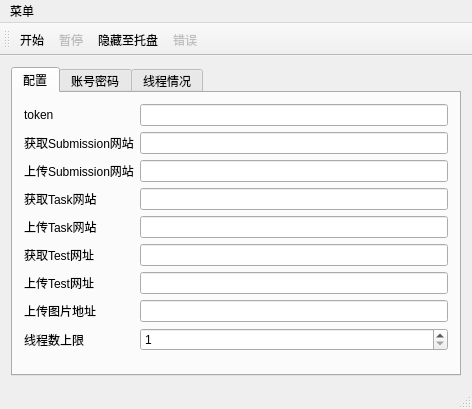
<?xml version="1.0" encoding="UTF-8"?>
<ui version="4.0">
 <class>MainWindow</class>
 <widget class="QMainWindow" name="MainWindow">
  <property name="geometry">
   <rect>
    <x>0</x>
    <y>0</y>
    <width>472</width>
    <height>409</height>
   </rect>
  </property>
  <property name="windowTitle">
   <string>虚拟在线评测系统 后台 V1.2</string>
  </property>
  <property name="windowIcon">
   <iconset resource="Resource.qrc">
    <normaloff>:/img/logo.png</normaloff>:/img/logo.png</iconset>
  </property>
  <widget class="QWidget" name="centralWidget">
   <layout class="QVBoxLayout" name="verticalLayout">
    <item>
     <widget class="QTabWidget" name="tabWidget">
      <property name="currentIndex">
       <number>0</number>
      </property>
      <widget class="QWidget" name="settingsTab">
       <attribute name="title">
        <string>配置</string>
       </attribute>
       <layout class="QVBoxLayout" name="verticalLayout_2">
        <item>
         <layout class="QFormLayout" name="formLayout">
          <item row="0" column="0">
           <widget class="QLabel" name="tokenLabel">
            <property name="text">
             <string>token</string>
            </property>
           </widget>
          </item>
          <item row="0" column="1">
           <widget class="QLineEdit" name="tokenLineEdit">
            <property name="echoMode">
             <enum>QLineEdit::Password</enum>
            </property>
           </widget>
          </item>
          <item row="1" column="0">
           <widget class="QLabel" name="submissionLabel">
            <property name="text">
             <string>获取Submission网站</string>
            </property>
           </widget>
          </item>
          <item row="1" column="1">
           <widget class="QLineEdit" name="getSubmissionLineEdit"/>
          </item>
          <item row="2" column="0">
           <widget class="QLabel" name="submissionLabel_2">
            <property name="text">
             <string>上传Submission网站</string>
            </property>
           </widget>
          </item>
          <item row="2" column="1">
           <widget class="QLineEdit" name="uploadSubmissionLineEdit"/>
          </item>
          <item row="3" column="0">
           <widget class="QLabel" name="taskLabel">
            <property name="text">
             <string>获取Task网站</string>
            </property>
           </widget>
          </item>
          <item row="3" column="1">
           <widget class="QLineEdit" name="getTaskLineEdit"/>
          </item>
          <item row="4" column="0">
           <widget class="QLabel" name="taskLabel_2">
            <property name="text">
             <string>上传Task网站</string>
            </property>
           </widget>
          </item>
          <item row="4" column="1">
           <widget class="QLineEdit" name="uploadTaskLineEdit"/>
          </item>
          <item row="8" column="0">
           <widget class="QLabel" name="Label">
            <property name="text">
             <string>线程数上限</string>
            </property>
           </widget>
          </item>
          <item row="8" column="1">
           <widget class="QSpinBox" name="threadSpinBox">
            <property name="minimum">
             <number>1</number>
            </property>
            <property name="maximum">
             <number>10</number>
            </property>
           </widget>
          </item>
          <item row="7" column="0">
           <widget class="QLabel" name="Label_2">
            <property name="text">
             <string>上传图片地址</string>
            </property>
           </widget>
          </item>
          <item row="7" column="1">
           <widget class="QLineEdit" name="uploadLineEdit"/>
          </item>
          <item row="5" column="0">
           <widget class="QLabel" name="testLabel">
            <property name="text">
             <string>获取Test网址</string>
            </property>
           </widget>
          </item>
          <item row="5" column="1">
           <widget class="QLineEdit" name="getTestLineEdit"/>
          </item>
          <item row="6" column="0">
           <widget class="QLabel" name="testLabel_2">
            <property name="text">
             <string>上传Test网址</string>
            </property>
           </widget>
          </item>
          <item row="6" column="1">
           <widget class="QLineEdit" name="uploadTestLineEdit"/>
          </item>
         </layout>
        </item>
        <item>
         <spacer name="verticalSpacer">
          <property name="orientation">
           <enum>Qt::Vertical</enum>
          </property>
          <property name="sizeHint" stdset="0">
           <size>
            <width>20</width>
            <height>40</height>
           </size>
          </property>
         </spacer>
        </item>
       </layout>
      </widget>
      <widget class="QWidget" name="accountTab">
       <attribute name="title">
        <string>账号密码</string>
       </attribute>
       <layout class="QVBoxLayout" name="verticalLayout_3">
        <item>
         <layout class="QHBoxLayout" name="horizontalLayout">
          <item>
           <layout class="QHBoxLayout" name="OJLayout"/>
          </item>
          <item>
           <spacer name="horizontalSpacer">
            <property name="orientation">
             <enum>Qt::Horizontal</enum>
            </property>
            <property name="sizeHint" stdset="0">
             <size>
              <width>40</width>
              <height>20</height>
             </size>
            </property>
           </spacer>
          </item>
          <item>
           <widget class="QToolButton" name="addToolButton">
            <property name="text">
             <string>...</string>
            </property>
            <property name="icon">
             <iconset resource="Resource.qrc">
              <normaloff>:/img/plus.png</normaloff>:/img/plus.png</iconset>
            </property>
            <property name="iconSize">
             <size>
              <width>20</width>
              <height>20</height>
             </size>
            </property>
            <property name="popupMode">
             <enum>QToolButton::DelayedPopup</enum>
            </property>
           </widget>
          </item>
         </layout>
        </item>
        <item>
         <layout class="QHBoxLayout" name="horizontalLayout_2">
          <item>
           <spacer name="horizontalSpacer_2">
            <property name="orientation">
             <enum>Qt::Horizontal</enum>
            </property>
            <property name="sizeHint" stdset="0">
             <size>
              <width>40</width>
              <height>20</height>
             </size>
            </property>
           </spacer>
          </item>
          <item>
           <widget class="QLabel" name="ojLabel">
            <property name="font">
             <font>
              <pointsize>20</pointsize>
             </font>
            </property>
            <property name="text">
             <string>无</string>
            </property>
           </widget>
          </item>
          <item>
           <widget class="QToolButton" name="addAccountToolButton">
            <property name="enabled">
             <bool>false</bool>
            </property>
            <property name="text">
             <string>...</string>
            </property>
            <property name="icon">
             <iconset resource="Resource.qrc">
              <normaloff>:/img/plus.png</normaloff>:/img/plus.png</iconset>
            </property>
            <property name="iconSize">
             <size>
              <width>20</width>
              <height>20</height>
             </size>
            </property>
           </widget>
          </item>
          <item>
           <spacer name="horizontalSpacer_3">
            <property name="orientation">
             <enum>Qt::Horizontal</enum>
            </property>
            <property name="sizeHint" stdset="0">
             <size>
              <width>40</width>
              <height>20</height>
             </size>
            </property>
           </spacer>
          </item>
         </layout>
        </item>
        <item>
         <layout class="QVBoxLayout" name="accountLayout"/>
        </item>
        <item>
         <spacer name="verticalSpacer_2">
          <property name="orientation">
           <enum>Qt::Vertical</enum>
          </property>
          <property name="sizeHint" stdset="0">
           <size>
            <width>20</width>
            <height>139</height>
           </size>
          </property>
         </spacer>
        </item>
       </layout>
      </widget>
      <widget class="QWidget" name="threadTab">
       <attribute name="title">
        <string>线程情况</string>
       </attribute>
       <layout class="QVBoxLayout" name="verticalLayout_5">
        <item>
         <layout class="QVBoxLayout" name="threadLayout"/>
        </item>
        <item>
         <spacer name="verticalSpacer_3">
          <property name="orientation">
           <enum>Qt::Vertical</enum>
          </property>
          <property name="sizeHint" stdset="0">
           <size>
            <width>20</width>
            <height>40</height>
           </size>
          </property>
         </spacer>
        </item>
       </layout>
      </widget>
     </widget>
    </item>
   </layout>
  </widget>
  <widget class="QMenuBar" name="menuBar">
   <property name="geometry">
    <rect>
     <x>0</x>
     <y>0</y>
     <width>472</width>
     <height>23</height>
    </rect>
   </property>
   <widget class="QMenu" name="menu">
    <property name="title">
     <string>菜单</string>
    </property>
    <addaction name="startAction"/>
    <addaction name="stopAction"/>
    <addaction name="trayAction"/>
    <addaction name="errorAction"/>
    <addaction name="exitAction"/>
   </widget>
   <addaction name="menu"/>
  </widget>
  <widget class="QToolBar" name="mainToolBar">
   <attribute name="toolBarArea">
    <enum>TopToolBarArea</enum>
   </attribute>
   <attribute name="toolBarBreak">
    <bool>false</bool>
   </attribute>
   <addaction name="startAction"/>
   <addaction name="stopAction"/>
   <addaction name="trayAction"/>
   <addaction name="errorAction"/>
  </widget>
  <widget class="QStatusBar" name="statusBar"/>
  <action name="startAction">
   <property name="icon">
    <iconset resource="Resource.qrc">
     <normaloff>:/img/start.png</normaloff>:/img/start.png</iconset>
   </property>
   <property name="text">
    <string>开始</string>
   </property>
   <property name="toolTip">
    <string>开始</string>
   </property>
  </action>
  <action name="stopAction">
   <property name="enabled">
    <bool>false</bool>
   </property>
   <property name="icon">
    <iconset resource="Resource.qrc">
     <normaloff>:/img/stop.png</normaloff>:/img/stop.png</iconset>
   </property>
   <property name="text">
    <string>暂停</string>
   </property>
   <property name="toolTip">
    <string>暂停</string>
   </property>
  </action>
  <action name="trayAction">
   <property name="icon">
    <iconset resource="Resource.qrc">
     <normaloff>:/img/logo.png</normaloff>:/img/logo.png</iconset>
   </property>
   <property name="text">
    <string>隐藏至托盘</string>
   </property>
   <property name="toolTip">
    <string>隐藏至托盘</string>
   </property>
  </action>
  <action name="exitAction">
   <property name="icon">
    <iconset resource="Resource.qrc">
     <normaloff>:/img/exit.png</normaloff>:/img/exit.png</iconset>
   </property>
   <property name="text">
    <string>退出</string>
   </property>
   <property name="toolTip">
    <string>退出程序</string>
   </property>
  </action>
  <action name="errorAction">
   <property name="enabled">
    <bool>false</bool>
   </property>
   <property name="icon">
    <iconset resource="Resource.qrc">
     <normaloff>:/img/warning.png</normaloff>:/img/warning.png</iconset>
   </property>
   <property name="text">
    <string>错误</string>
   </property>
   <property name="toolTip">
    <string>查看错误</string>
   </property>
  </action>
 </widget>
 <layoutdefault spacing="6" margin="11"/>
 <resources>
  <include location="Resource.qrc"/>
 </resources>
 <connections/>
</ui>
